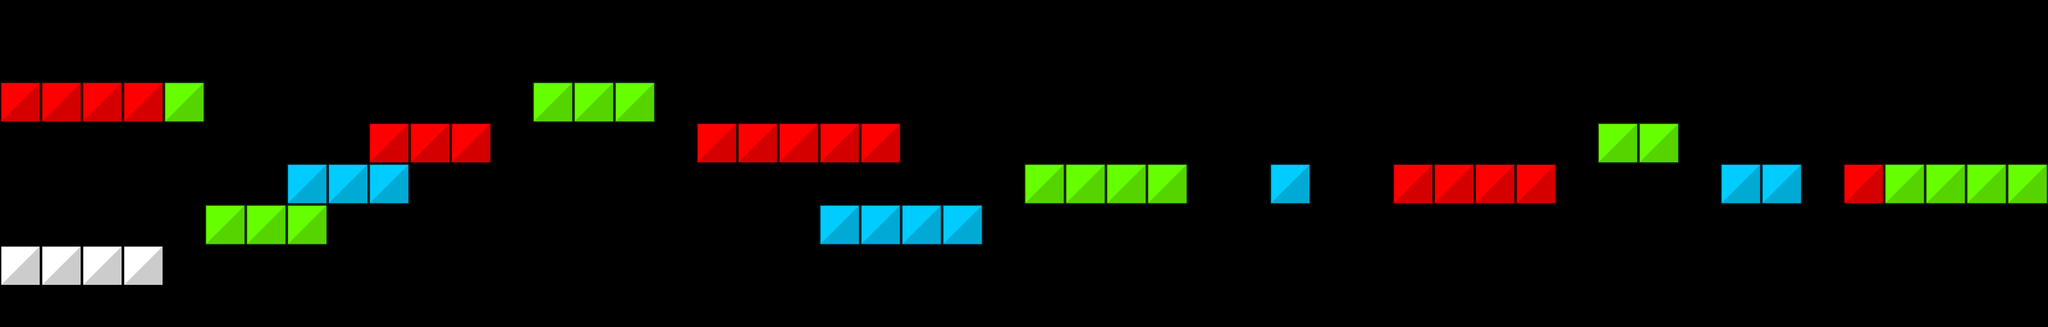

The image is a tile-based game level rendered from a .tmx file. Its description and source (layers, tilesets, objects; grid data summarised) follow:
An orthogonal 50x8 tile map with 64x64 px tiles, 1 tile layer (PLATFORM), 3 tilesets and 13 objects.

<map version="1.0" orientation="orthogonal" renderorder="right-down" width="50" height="8" tilewidth="64" tileheight="64" nextobjectid="40">
 <tileset firstgid="1" name="platformSet" tilewidth="64" tileheight="64" tilecount="4" columns="4">
  <image source="../spritesheets/platformSet.png" width="256" height="64" />
 </tileset>
 <tileset firstgid="5" name="player" tilewidth="64" tileheight="64" tilecount="1" columns="1">
  <image source="../textures/player/player_red.png" width="64" height="64" />
 </tileset>
 <tileset firstgid="6" name="enemies" tilewidth="64" tileheight="64" tilecount="3" columns="0">
  <tile id="0">
   <image width="64" height="64" source="../textures/enemies/blueAlive.png" />
  </tile>
  <tile id="1">
   <image width="64" height="64" source="../textures/enemies/greenAlive.png" />
  </tile>
  <tile id="2">
   <properties>
    <property name="Colour" value="RED" />
   </properties>
   <image width="64" height="64" source="../textures/enemies/redAlive.png" />
  </tile>
 </tileset>
 <layer name="PLATFORM" width="50" height="8">
  <data>[400 cells, 48 non-empty, 4 distinct tile ids]</data>
 </layer>
 <objectgroup name="PLAYER">
  <object id="24" gid="5" x="0" y="320" width="64" height="64" />
 </objectgroup>
 <objectgroup name="BOUNDARY">
  <object id="23" x="0" y="-192">
   <polyline points="0,0 0,1024 3328,1024 3328,0 0,0" />
  </object>
 </objectgroup>
 <objectgroup name="FAILBOUNDARY">
  <object id="29" x="0" y="704">
   <polyline points="0,0 3328,0 3328,128 0,128 0,0" />
  </object>
 </objectgroup>
 <objectgroup name="PASSBOUNDARY">
  <object id="30" x="3200" y="-192">
   <polyline points="0,0 0,640 128,640 128,0 0,0" />
  </object>
 </objectgroup>
 <objectgroup name="ENEMIES">
  <object id="31" gid="7" x="896" y="128" width="64" height="64">
   <properties>
    <property name="Colour" value="GREEN" />
   </properties>
  </object>
  <object id="32" gid="7" x="1664" y="256" width="64" height="64">
   <properties>
    <property name="Colour" value="GREEN" />
   </properties>
  </object>
  <object id="33" gid="7" x="2496" y="192" width="64" height="64">
   <properties>
    <property name="Colour" value="GREEN" />
   </properties>
  </object>
  <object id="34" gid="7" x="3008" y="256" width="64" height="64">
   <properties>
    <property name="Colour" value="GREEN" />
   </properties>
  </object>
  <object id="35" gid="7" x="3072" y="256" width="64" height="64">
   <properties>
    <property name="Colour" value="GREEN" />
   </properties>
  </object>
  <object id="36" gid="8" x="128" y="128" width="64" height="64">
   <properties>
    <property name="Colour" value="RED" />
   </properties>
  </object>
  <object id="37" gid="8" x="1216" y="192" width="64" height="64">
   <properties>
    <property name="Colour" value="RED" />
   </properties>
  </object>
  <object id="38" gid="6" x="1408" y="320" width="64" height="64">
   <properties>
    <property name="Colour" value="BLUE" />
   </properties>
  </object>
  <object id="39" gid="6" x="2688" y="256" width="64" height="64">
   <properties>
    <property name="Colour" value="BLUE" />
   </properties>
  </object>
 </objectgroup>
</map>
